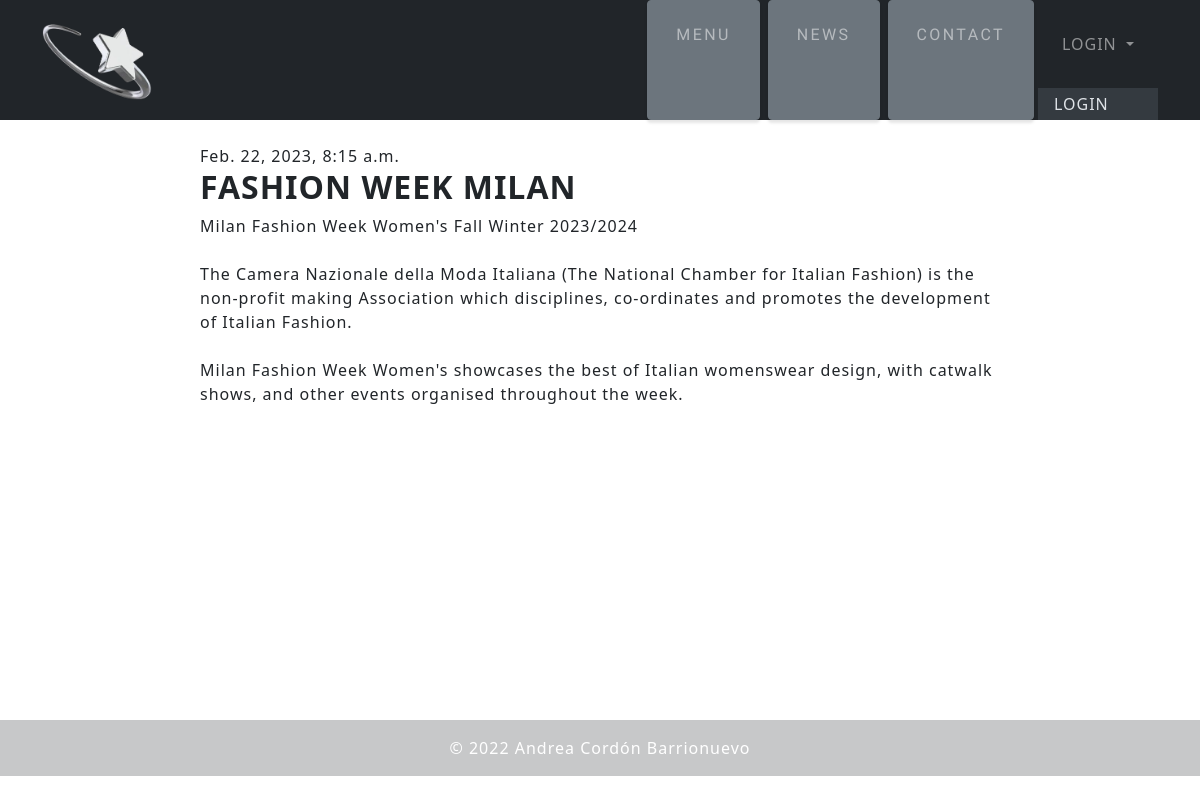
The app's page /blog/post/2/ with its own data.
### blog/models.py (models this page shows, shortened)
class Post(models.Model):
    author = models.ForeignKey(settings.AUTH_USER_MODEL, on_delete=models.CASCADE)
    title = models.CharField(max_length=200)
    text = models.TextField()
    created_date = models.DateTimeField(default=timezone.now)
    published_date = models.DateTimeField(blank=True, null=True)
    likes = models.IntegerField(default=0)

### blog/views.py (the view)
# urls.py: path('post/<int:pk>/', views.post_detail, name='post_detail'),
def post_detail(request, pk):
    Post.objects.get(pk=pk)
    post = get_object_or_404(Post, pk=pk)
    if request.method == 'POST':
            form = CommentForm(request.POST)
            if form.is_valid():
                comment = form.save(commit=False)
                comment.post = post
                comment.save()
            return redirect('post_detail')
    else:
        form = CommentForm()
        comments = Comment.objects.filter(post=pk)
        return render(request, 'blog/post_detail.html', {'post': post, 'form': form, 'comments': comments})

### blog/templates/blog/post_detail.html (shortened to what this page needs)
{% extends 'blog/base.html' %}

### blog/templates/blog/base.html (shortened to what this page needs)
{% load static %}
<!DOCTYPE html>
<html lang="en">
<head>
      <link rel="stylesheet" href="{% static '../static/css/blog.css' %}">
    <link rel="stylesheet" href="https://cdn.jsdelivr.net/npm/bootstrap@5.1.3/dist/css/bootstrap.min.css"
>
</head>
<body>
      <br><br>
        <nav class="navbar navbar-expand-lg bg-dark text-uppercase fixed-top" id="mainNav">
            <div class="container">
                <a class="navbar-brand" href="{% url 'post_list' %}"><img width="110em" src="{% static 'img/logoo.png' %}"> </a>
                <div class="collapse navbar-collapse" id="navbarResponsive">
                    <ul class="navbar-nav ms-auto">
                        <li type="button" class="btn btn-secondary nav-item mx-0 mx-lg-1"><a class="nav-link py-3 px-0 px-lg-3 rounded" href="{% url 'post_list' %}">MENU</a></li>
                        <li type="button" class="btn btn-secondary nav-item mx-0 mx-lg-1"><a class="nav-link py-3 px-0 px-lg-3 rounded" href="{% url 'fashionblog' %}">NEWS</a></li>
                        <li type="button" class="btn btn-secondary nav-item mx-0 mx-lg-1"><a class="nav-link py-3 px-0 px-lg-3 rounded" href="{% url 'contacto' %}">CONTACT</a></li>
                        <li class="nav-item dropdown">
                            <a class="nav-link dropdown-toggle rounded" id="dropdown01" dara-toggle="dropdown">
                                {% if user.is_authenticated %}
                                {{user.get_username}}
                                {%else%}LOGIN{%endif%}
                            </a>
                        <div class="dropdown-menu-dark" aria-labelledby="dropdown01">
                            {%if user.is_authenticated%}
                            <a class="dropdown-item"  href="{% url 'logout' %}?next={{ request.path | urlencode }}">LOGOUT</a>
                            {%else%}
                            <a class="dropdown-item" href="{% url 'login'%}?next={{request.path}}">LOGIN</a>
                            {%endif%}
                        </div>
                        </li>
                    </ul>
                </div>
            </div>
        </nav>
        <article class="post">
            <br><br><br><br>
            {% if post.published_date %}
                <time class="date">
                    {{ post.published_date }}
                </time>
            {% endif %}
            <h2 class="bg-white"><strong>{{ post.title }}</strong></h2>
            <p>{{ post.text|linebreaksbr }}</p>
        </article>
</body>
<footer class="py-3 my-4 bg-dark text-center text-white fixed-bottom opacity-25">
    © 2022 Andrea Cordón Barrionuevo
</footer>
</html>

### blog/templates/blog/base.html (style rules this page uses)
article { margin-right: 200px; margin-left: 200px }

### records on screen
Post: published_date "Feb. 22, 2023, 8:15 a.m.", title "FASHION WEEK MILAN", text "Milan Fashion Week Women's Fall Winter 2023/2024 The Camera Nazionale della Moda Italiana (The National Chamber for Italian Fashion) is the non-profit making Association which disciplines, co-ordinates and promotes the development of Italian Fashion. Milan Fashion Week Women's showcases the best of Italian womenswear design, with catwalk shows, and other events organised throughout the week."
